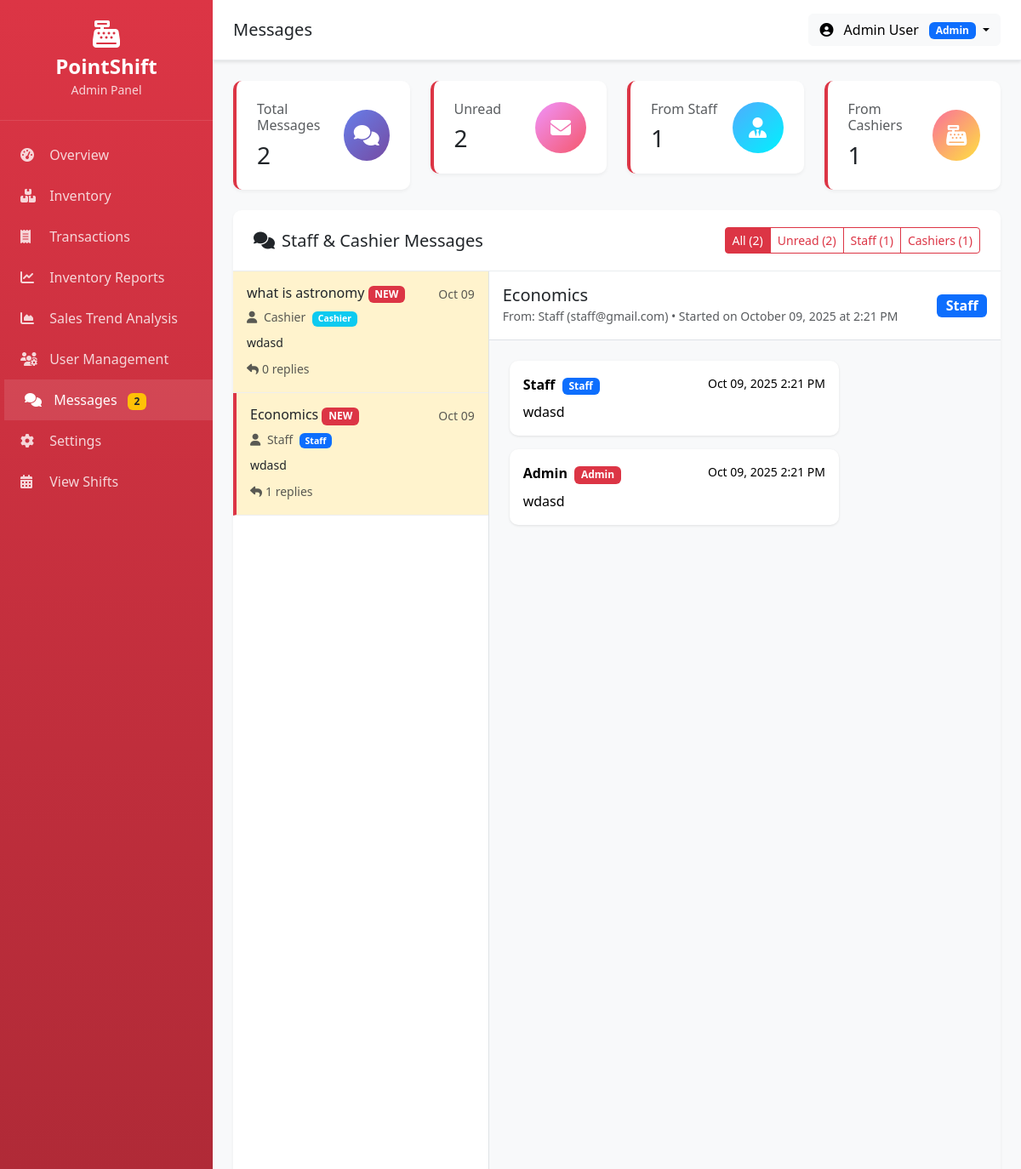
The page /messages.php?conversation_id=1&filter=all (signed in) on the database its author committed.
### tables this page shows
CREATE TABLE IF NOT EXISTS `messages` (
  `id` int NOT NULL AUTO_INCREMENT,
  `sender_id` int NOT NULL,
  `recipient_id` int DEFAULT NULL,
  `subject` varchar(255) NOT NULL,
  `message` text NOT NULL,
  `parent_message_id` int DEFAULT NULL COMMENT 'For threaded conversations',
  `is_read` tinyint(1) DEFAULT '0',
  `created_at` timestamp NULL DEFAULT CURRENT_TIMESTAMP,
  `updated_at` timestamp NULL DEFAULT CURRENT_TIMESTAMP ON UPDATE CURRENT_TIMESTAMP,
  PRIMARY KEY (`id`),
  KEY `sender_id` (`sender_id`),
  KEY `recipient_id` (`recipient_id`),
  KEY `parent_message_id` (`parent_message_id`),
  CONSTRAINT `messages_ibfk_1` FOREIGN KEY (`sender_id`) REFERENCES `users` (`id`),
  CONSTRAINT `messages_ibfk_2` FOREIGN KEY (`recipient_id`) REFERENCES `users` (`id`),
  CONSTRAINT `messages_ibfk_3` FOREIGN KEY (`parent_message_id`) REFERENCES `messages` (`id`) ON DELETE CASCADE
);

CREATE TABLE IF NOT EXISTS `users` (
  `id` int NOT NULL AUTO_INCREMENT,
  `username` varchar(50) NOT NULL,
  `email` varchar(100) NOT NULL,
  `password` varchar(255) NOT NULL,
  `role` enum('admin','staff','cashier') NOT NULL DEFAULT 'staff',
  `first_name` varchar(50) NOT NULL,
  `last_name` varchar(50) NOT NULL,
  `status` enum('active','inactive') DEFAULT 'active',
  `created_at` timestamp NULL DEFAULT CURRENT_TIMESTAMP,
  `updated_at` timestamp NULL DEFAULT CURRENT_TIMESTAMP ON UPDATE CURRENT_TIMESTAMP,
  PRIMARY KEY (`id`),
  UNIQUE KEY `username` (`username`),
  UNIQUE KEY `email` (`email`)
);

### messages.php (the view, shortened to what this page needs)
<?php
require_once 'config.php';
$user_id = $_SESSION['user_id'];
$conversations_query = "
    SELECT m.*,
           sender.first_name as sender_first_name,
           sender.last_name as sender_last_name,
           sender.role as sender_role,
           sender.email as sender_email,
           (SELECT COUNT(*) FROM messages WHERE parent_message_id = m.id OR id = m.id) as reply_count,
           (SELECT COUNT(*) FROM messages WHERE parent_message_id = m.id AND recipient_id = ? AND is_read = 0) as unread_replies
    FROM messages m
    JOIN users sender ON m.sender_id = sender.id
    WHERE (m.sender_id != ? OR m.recipient_id = ?)
    AND m.parent_message_id IS NULL
    ORDER BY m.created_at DESC
";
$stmt = $conn->prepare($conversations_query);
$stmt->bind_param("iii", $user_id, $user_id, $user_id);
$stmt->execute();
$conversations = $stmt->get_result()->fetch_all(MYSQLI_ASSOC);
$filter = $_GET['filter'] ?? 'all';
$filtered_conversations = $conversations;
$selected_conversation = null;
$conversation_thread = [];
if (isset($_GET['conversation_id'])) {
    $conversation_id = $_GET['conversation_id'];
    $stmt = $conn->prepare("
        SELECT m.*,
               sender.first_name as sender_first_name,
               sender.last_name as sender_last_name,
               sender.role as sender_role,
               sender.email as sender_email
        FROM messages m
        JOIN users sender ON m.sender_id = sender.id
        WHERE m.id = ?
    ");
    $stmt->bind_param("i", $conversation_id);
    $stmt->execute();
    $selected_conversation = $stmt->get_result()->fetch_assoc();
    $stmt = $conn->prepare("
        SELECT m.*,
               sender.first_name as sender_first_name,
               sender.last_name as sender_last_name,
               sender.role as sender_role
        FROM messages m
        JOIN users sender ON m.sender_id = sender.id
        WHERE m.parent_message_id = ?
        ORDER BY m.created_at ASC
    ");
    $stmt->bind_param("i", $conversation_id);
    $stmt->execute();
    $conversation_thread = $stmt->get_result()->fetch_all(MYSQLI_ASSOC);
}
$total_messages = count($conversations);
$unread_count = $conn->query("SELECT COUNT(*) as count FROM messages WHERE recipient_id = $user_id AND is_read = 0")->fetch_assoc()['count'];
$staff_messages = count(array_filter($conversations, fn($c) => $c['sender_role'] === 'staff'));
$cashier_messages = count(array_filter($conversations, fn($c) => $c['sender_role'] === 'cashier'));
?>
<div class="row mb-4">
    <div class="col-md-3">
        <div class="stats-card">
            <div class="d-flex justify-content-between align-items-center">
                <div>
                    <h6 class="text-muted mb-2">Total Messages</h6>
                    <h3 class="mb-0"><?php echo $total_messages; ?></h3>
                </div>
                <div class="stats-icon" style="background: linear-gradient(135deg, #667eea 0%, #764ba2 100%);">
                    <i class="fas fa-comments"></i>
                </div>
            </div>
        </div>
    </div>
    <div class="col-md-3">
        <div class="stats-card">
            <div class="d-flex justify-content-between align-items-center">
                <div>
                    <h6 class="text-muted mb-2">Unread</h6>
                    <h3 class="mb-0"><?php echo $unread_count; ?></h3>
                </div>
                <div class="stats-icon" style="background: linear-gradient(135deg, #f093fb 0%, #f5576c 100%);">
                    <i class="fas fa-envelope"></i>
                </div>
            </div>
        </div>
    </div>
    <div class="col-md-3">
        <div class="stats-card">
            <div class="d-flex justify-content-between align-items-center">
                <div>
                    <h6 class="text-muted mb-2">From Staff</h6>
                    <h3 class="mb-0"><?php echo $staff_messages; ?></h3>
                </div>
                <div class="stats-icon" style="background: linear-gradient(135deg, #4facfe 0%, #00f2fe 100%);">
                    <i class="fas fa-user-tie"></i>
                </div>
            </div>
        </div>
    </div>
    <div class="col-md-3">
        <div class="stats-card">
            <div class="d-flex justify-content-between align-items-center">
                <div>
                    <h6 class="text-muted mb-2">From Cashiers</h6>
                    <h3 class="mb-0"><?php echo $cashier_messages; ?></h3>
                </div>
                <div class="stats-icon" style="background: linear-gradient(135deg, #fa709a 0%, #fee140 100%);">
                    <i class="fas fa-cash-register"></i>
                </div>
            </div>
        </div>
    </div>
</div>
<div class="content-card">
    <div class="card-header d-flex justify-content-between align-items-center">
        <h5 class="mb-0"><i class="fas fa-comments me-2"></i>Staff & Cashier Messages</h5>
        <div class="btn-group">
            <a href="?filter=all<?php echo isset($_GET['conversation_id']) ? '&conversation_id=' . $_GET['conversation_id'] : ''; ?>"
               class="btn btn-sm <?php echo $filter === 'all' ? 'btn-danger' : 'btn-outline-danger'; ?>">
                All (<?php echo count($conversations); ?>)
            </a>
            <a href="?filter=unread<?php echo isset($_GET['conversation_id']) ? '&conversation_id=' . $_GET['conversation_id'] : ''; ?>"
               class="btn btn-sm <?php echo $filter === 'unread' ? 'btn-danger' : 'btn-outline-danger'; ?>">
                Unread (<?php echo $unread_count; ?>)
            </a>
            <a href="?filter=staff<?php echo isset($_GET['conversation_id']) ? '&conversation_id=' . $_GET['conversation_id'] : ''; ?>"
               class="btn btn-sm <?php echo $filter === 'staff' ? 'btn-danger' : 'btn-outline-danger'; ?>">
                Staff (<?php echo $staff_messages; ?>)
            </a>
            <a href="?filter=cashier<?php echo isset($_GET['conversation_id']) ? '&conversation_id=' . $_GET['conversation_id'] : ''; ?>"
               class="btn btn-sm <?php echo $filter === 'cashier' ? 'btn-danger' : 'btn-outline-danger'; ?>">
                Cashiers (<?php echo $cashier_messages; ?>)
            </a>
        </div>
    </div>
    <div class="card-body p-0">
        <div class="row g-0 message-container">
            <div class="col-md-4 conversation-list">
                <?php if (empty($filtered_conversations)): ?>
                    <div class="text-center py-5">
                        <i class="fas fa-inbox fa-3x text-muted mb-3"></i>
                        <p class="text-muted">No messages found</p>
                    </div>
                <?php else: ?>
                    <?php foreach ($filtered_conversations as $conv): ?>
                        <div class="conversation-item <?php echo isset($_GET['conversation_id']) && $_GET['conversation_id'] == $conv['id'] ? 'active' : ''; ?> <?php echo ($conv['unread_replies'] > 0 || ($conv['recipient_id'] == $user_id && $conv['is_read'] == 0)) ? 'unread' : ''; ?>"
                             onclick="window.location.href='messages.php?conversation_id=<?php echo $conv['id']; ?>&filter=<?php echo $filter; ?>'">
                            <div class="d-flex justify-content-between align-items-start">
                                <div class="flex-grow-1">
                                    <h6 class="mb-1">
                                        <?php echo htmlspecialchars($conv['subject']); ?>
                                        <?php if ($conv['unread_replies'] > 0 || ($conv['recipient_id'] == $user_id && $conv['is_read'] == 0)): ?>
                                            <span class="badge bg-danger">NEW</span>
                                        <?php endif; ?>
                                    </h6>
                                    <small class="text-muted">
                                        <i class="fas fa-user me-1"></i>
                                        <?php echo htmlspecialchars($conv['sender_first_name'] . ' ' . $conv['sender_last_name']); ?>
                                        <span class="badge bg-<?php echo $conv['sender_role'] == 'staff' ? 'primary' : 'info'; ?> ms-1">
                                            <?php echo ucfirst($conv['sender_role']); ?>
                                        </span>
                                    </small>
                                    <p class="mb-0 mt-2 small text-truncate"><?php echo htmlspecialchars(substr($conv['message'], 0, 80)); ?></p>
                                </div>
                                <small class="text-muted ms-2"><?php echo date('M d', strtotime($conv['created_at'])); ?></small>
                            </div>
                            <div class="mt-2">
                                <small class="text-muted">
                                    <i class="fas fa-reply me-1"></i><?php echo $conv['reply_count'] - 1; ?> replies
                                </small>
                            </div>
                        </div>
                    <?php endforeach; ?>
                <?php endif; ?>
            </div>
            <div class="col-md-8">
                <?php if ($selected_conversation): ?>
                    <div class="p-3 bg-white border-bottom">
                        <div class="d-flex justify-content-between align-items-center">
                            <div>
                                <h5 class="mb-0"><?php echo htmlspecialchars($selected_conversation['subject']); ?></h5>
                                <small class="text-muted">
                                    From: <?php echo htmlspecialchars($selected_conversation['sender_first_name'] . ' ' . $selected_conversation['sender_last_name']); ?>
                                    (<?php echo htmlspecialchars($selected_conversation['sender_email']); ?>)
                                    • Started on <?php echo date('F d, Y \a\t g:i A', strtotime($selected_conversation['created_at'])); ?>
                                </small>
                            </div>
                            <span class="badge bg-<?php echo $selected_conversation['sender_role'] == 'staff' ? 'primary' : 'info'; ?> fs-6">
                                <?php echo ucfirst($selected_conversation['sender_role']); ?>
                            </span>
                        </div>
                    </div>
                    <div class="message-thread">
                        <div class="message-bubble <?php echo $selected_conversation['sender_id'] == $user_id ? 'sent' : 'received'; ?>">
                            <div class="d-flex justify-content-between align-items-start mb-2">
                                <strong>
                                    <?php echo htmlspecialchars($selected_conversation['sender_first_name'] . ' ' . $selected_conversation['sender_last_name']); ?>
                                    <span class="badge bg-<?php echo $selected_conversation['sender_role'] == 'admin' ? 'danger' : ($selected_conversation['sender_role'] == 'staff' ? 'primary' : 'info'); ?> ms-1">
                                        <?php echo ucfirst($selected_conversation['sender_role']); ?>
                                    </span>
                                </strong>
                                <small><?php echo date('M d, Y g:i A', strtotime($selected_conversation['created_at'])); ?></small>
                            </div>
                            <p class="mb-0"><?php echo nl2br(htmlspecialchars($selected_conversation['message'])); ?></p>
                        </div>
                        <?php foreach ($conversation_thread as $reply): ?>
                            <div class="message-bubble <?php echo $reply['sender_id'] == $user_id ? 'sent' : 'received'; ?>">
                                <div class="d-flex justify-content-between align-items-start mb-2">
                                    <strong>
                                        <?php echo htmlspecialchars($reply['sender_first_name'] . ' ' . $reply['sender_last_name']); ?>
                                        <span class="badge bg-<?php echo $reply['sender_role'] == 'admin' ? 'danger' : ($reply['sender_role'] == 'staff' ? 'primary' : 'info'); ?> ms-1">
                                            <?php echo ucfirst($reply['sender_role']); ?>
                                        </span>
                                    </strong>
                                    <small><?php echo date('M d, Y g:i A', strtotime($reply['created_at'])); ?></small>
                                </div>
                                <p class="mb-0"><?php echo nl2br(htmlspecialchars($reply['message'])); ?></p>
                            </div>
                        <?php endforeach; ?>
                    </div>
                <?php endif; ?>
            </div>
        </div>
    </div>
</div>
<?php
include 'layout.php';
?>

### layout.php (style rules this page uses)
body { background-color: #f8f9fa; font-family: 'Segoe UI', Tahoma, Geneva, Verdana, sans-serif; }
.stats-card { background: white; border-radius: 10px; padding: 1.5rem; box-shadow: 0 2px 4px rgba(0,0,0,0.05); border-left: 4px solid #dc3545; transition: transform 0.2s; }
.stats-card .stats-icon { width: 60px; height: 60px; border-radius: 50%; display: flex; align-items: center; justify-content: center; font-size: 1.5rem; color: white; }
.content-card { background: white; border-radius: 10px; box-shadow: 0 2px 4px rgba(0,0,0,0.05); margin-bottom: 1.5rem; }
.content-card .card-header { background: transparent; border-bottom: 1px solid #e9ecef; padding: 1.25rem 1.5rem; font-weight: 600; }
.content-card .card-body { padding: 1.5rem; }

### messages.php (style rules this page uses)
.message-container { height: calc(100vh - 200px); overflow-y: auto; }
.conversation-list { border-right: 1px solid #dee2e6; height: 100%; overflow-y: auto; background: white; }
.conversation-item { padding: 1rem; border-bottom: 1px solid #eee; cursor: pointer; transition: background 0.2s; }
.conversation-item.active { background: #e7f3ff; border-left: 4px solid #dc3545; }
.conversation-item.unread { background: #fff3cd; }
.message-thread { padding: 1.5rem; height: calc(100% - 80px); overflow-y: auto; background: #f8f9fa; }
.message-bubble { padding: 1rem; border-radius: 10px; margin-bottom: 1rem; max-width: 70%; }
.message-bubble.received { background: white; color: #000; box-shadow: 0 1px 3px rgba(0,0,0,0.1); }

### rows shown on the page
messages: subject "what is astronomy", is_read "NEW", sender.last_name "Cashier", sender.role "Cashier", message "wdasd", created_at "Oct 09", reply_count "0"
messages: subject "Economics", is_read "NEW", sender.last_name "Staff", sender.role "Staff", message "wdasd", created_at "Oct 09", reply_count "1", sender.email "staff@gmail.com", created_at "October 09, 2025 at 2:21 PM", created_at "Oct 09, 2025 2:21 PM"
messages: sender.last_name "Admin", sender.role "Admin", created_at "Oct 09, 2025 2:21 PM", message "wdasd"

### other values the page prints
$unread "2"
$page_title "Messages"
$_SESSION['first_name'] . ' ' . $_SESSION['last_name'] "Admin User"
$_SESSION['role'] "Admin"
$total_messages "2"
$unread_count "2"
$staff_messages "1"
$cashier_messages "1"
count($conversations) "2"
